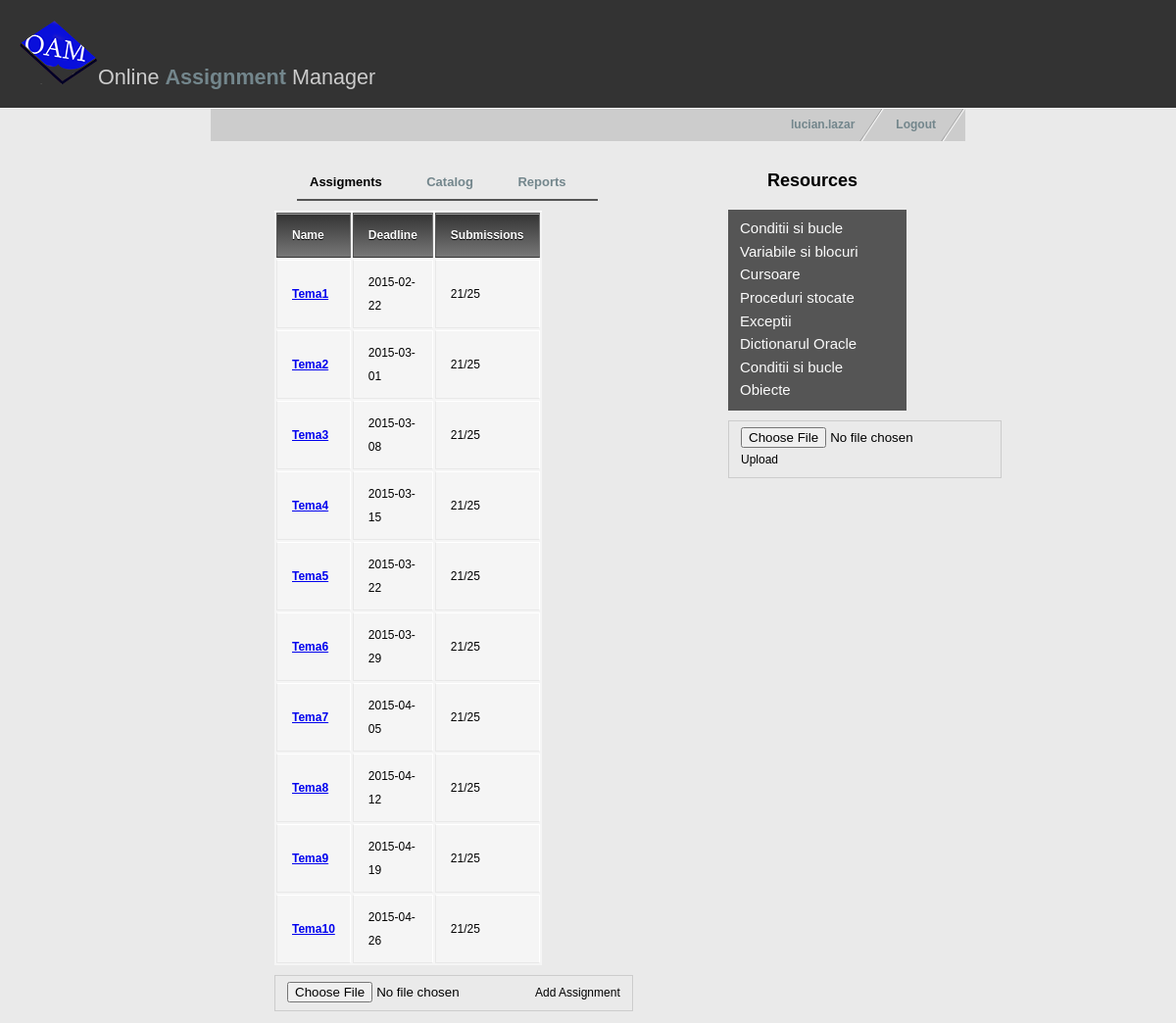
The page /profesorcourse.php?name=SGBD (signed in) on the database its author committed.
### tables this page shows
CREATE TABLE Assignment(
  IdAssignment INT(10) PRIMARY KEY,
  IdMaterie INT(10) NOT NULL,
  Titlu VARCHAR(30) NOT NULL,
  Descriere VARCHAR(255),
  AssignDate DATE NOT NULL,
  DueDate DATE NOT NULL,
  Punctaj DECIMAL(3) NOT NULL,
  Path VARCHAR(255),
  FOREIGN KEY(IdMaterie) REFERENCES Materie(IdMaterie)
  );

CREATE TABLE Resource(
  IdResursa INT(10) PRIMARY KEY,
  Nume VARCHAR(50) NOT NULL,
  IdMaterie INT(10) NOT NULL,
  Path VARCHAR(255),
  FOREIGN KEY(IdMaterie) REFERENCES Materie(IdMaterie)
  );

### profesorcourse.php (the view, shortened to what this page needs)
<!DOCTYPE html>
<?php
  $username = $_SESSION['username'];
  $numemat=$_GET["name"];
?>
<html xmlns="http://www.w3.org/1999/xhtml" xml:lang="en" lang="en">
<head>
<link href="style.css" rel="stylesheet" type="text/css" />
</head>
<body>
<div id="header">
  <h1><img src="images/oamlogo3.png" alt="" />Online <span style="font-weight:bold; color:#73868C;">Assignment</span> Manager</h1>
</div>
<div id="container">
    <ul id="nav">
	  <li><a href="index.html">Logout</a></li>
      <li><a href="profindex.php"><?php echo $username ?></a></li>
    </ul>
  <div id="contentleft">
    <ul id="nav2">
      <li><a href="#" style="color: #000;">Assigments</a></li>
      <li><a href="profgrades.php">Catalog</a></li>
      <li><a href="#">Reports</a></li>
    </ul>
    <table>
      <thead>
        <tr>
          <th>Name</th>
          <th>Deadline</th>
          <th>Submissions</th>
        </tr>
      </thead>
      <tbody>
	  <?php
		$result = mysql_query("select assignment.titlu as t,assignment.path as p,assignment.duedate as d
			from assignment JOIN materie ON materie.IdMaterie=assignment.IdMaterie
			where materie.nume='$numemat';");
		while($line = mysql_fetch_array($result, MYSQL_ASSOC)) {
	  ?>
		<tr>
          <td><a href="<?php print $line["p"]?>"><strong><?php print $line["t"]?></strong></a></td>
          <td><?php print $line["d"]?></td>
		  <td>21/25</td>
        </tr>
    <?php }?>
      </tbody>
    </table>
    <label class="custom-file-upload">
      <input type="file"/>Add Assignment
    </label>
  </div>
  <div id="contentright">
    <h3 id="res">Resources</h3>
    <ul id="resources">
	<?php
		$result = mysql_query("select resource.nume as n,resource.path as p
			from resource JOIN materie ON materie.IdMaterie=resource.IdMaterie
			where materie.nume='$numemat';");
		while($line = mysql_fetch_array($result, MYSQL_ASSOC)) {
	?>
		<li><a href="<?php print $line["p"]?>"><?php print $line["n"]?></a></li>
    <?php }?>
    </ul>
  <label class="resource-upload">
      <input type="file"/>Upload
  </label>
  </div>
</div>
</body>
</html>

### style.css (style rules this page uses)
body { margin: 0; padding: 0; font: 75% tahoma, Verdana, Arial, sans-serif; line-height: 1.8em; background: #eaeaea url(images/bg.jpg) top left repeat-x; }
#header { background: #333; padding: 20px; border-bottom: 1px solid #fff; }
#header h1 { padding: 0; margin: 0; font-family: Georgia, sans-serif; font-weight: normal; font-size: 180%; color: #ccc; }
#container { width: 770px; margin: 0 auto; padding: 0; }
#nav { float: right; width: 100%; margin: 0; padding: 0px; list-style: none; background: #ccc; }
#nav li { float: right; margin: 0; padding: 0; }
#nav a { float:left; display: block; padding: 0.5em 2.5em 0.5em 1em; text-decoration: none; font-weight: bold; font-size: 100%; color: #73868c; background: #ccc url(images/nav_slant.gif) no-repeat top right; }
#nav2 { width: 100%; margin-left: 40px; padding: 0; list-style: none; padding: 0 0 0 3em; }
#nav2 a { float: left; display: block; padding: 0.7em 2.5em 0.5em 1em; text-decoration: none; font-weight: bold; font-size: 100%; color: #73868c; border-bottom: 2px solid #555; margin-bottom:10px; font-size: 13px; }
#contentleft { float: left; margin-top: 10px; width: 450px; padding: 0 1em 1em 1em; }
#contentright { margin-top: 0px; float: right; width: 230px; padding: 1em 1em 1em 2em; }
table { background: #f5f5f5; border-collapse: separate; box-shadow: inset 0 1px 0 #fff; font-size: 12px; line-height: 24px; margin-left: 53px; text-align: left; width: 260px; }
th { background: linear-gradient(#333, #777); border-left: 1px solid #555; border-right: 1px solid #777; border-top: 1px solid #555; border-bottom: 1px solid #333; box-shadow: inset 0 1px 0 #999; color: #fff; font-weight: bold; padding: 10px 15px; position: relative; text-shadow: 0 1px 0 #000; }
td { border-right: 1px solid #fff; border-left: 1px solid #e8e8e8; border-top: 1px solid #fff; border-bottom: 1px solid #e8e8e8; padding: 10px 15px; position: relative; }
h1 { font-family: Georgia, serif; font-size: 180%; padding: 30px 0 10px 0; color: #73868c; }
#res { font-family: helvetica, Verdana, Arial; font-size: 18px; padding-left: 40px; }
.custom-file-upload { margin-top: 10px; margin-left: 53px; border: 1px solid #ccc; display: inline-block; padding: 6px 12px; cursor: pointer; }
.resource-upload { margin-top: 10px; border: 1px solid #ccc; display: inline-block; padding: 6px 12px; cursor: pointer; }
#resources { width: 170px; list-style: none; margin: 0; padding: 0; background: #303030; opacity: 0.8; padding: 0.7em 0em 0.7em 1em; }
#resources a { text-decoration: none; color: #FFF; font-size: 15px; }

### rows shown on the page
assignment: Titlu "Tema1", DueDate "2015-02-22"
assignment: Titlu "Tema2", DueDate "2015-03-01"
assignment: Titlu "Tema3", DueDate "2015-03-08"
assignment: Titlu "Tema4", DueDate "2015-03-15"
assignment: Titlu "Tema5", DueDate "2015-03-22"
assignment: Titlu "Tema6", DueDate "2015-03-29"
assignment: Titlu "Tema7", DueDate "2015-04-05"
assignment: Titlu "Tema8", DueDate "2015-04-12"
assignment: Titlu "Tema9", DueDate "2015-04-19"
assignment: Titlu "Tema10", DueDate "2015-04-26"
resource: Nume "Conditii si bucle"
resource: Nume "Variabile si blocuri"
resource: Nume "Cursoare"
resource: Nume "Proceduri stocate"
resource: Nume "Exceptii"
resource: Nume "Dictionarul Oracle"
resource: Nume "Conditii si bucle"
resource: Nume "Obiecte"

### other values the page prints
$username "lucian.lazar"
